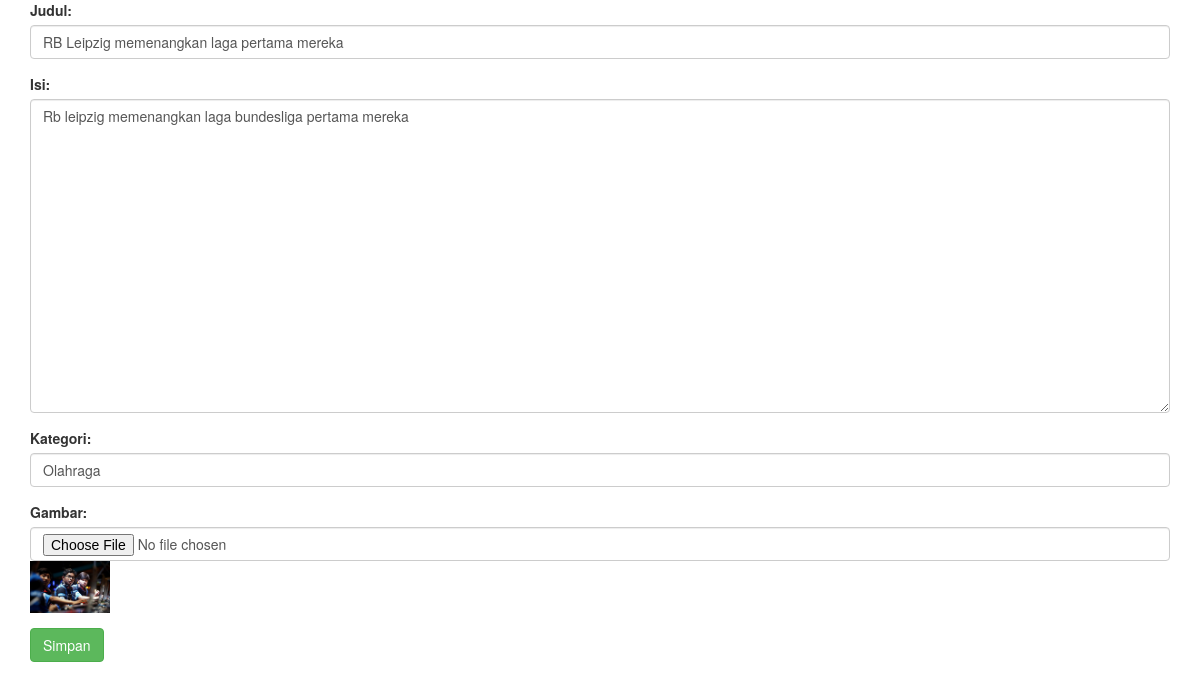
Screenshot of /index.php/Berita/edit/1 with the database file from the repository.
### tables this page shows
CREATE TABLE `berita` (
  `id_berita` int(11) NOT NULL,
  `judul_berita` varchar(50) NOT NULL,
  `isi_berita` varchar(300) NOT NULL,
  `gambar` varchar(250) NOT NULL,
  `tgl_berita` timestamp NOT NULL DEFAULT current_timestamp() ON UPDATE current_timestamp(),
  `kategori_berita` varchar(50) NOT NULL,
  `viewer_berita` int(11) NOT NULL,
  `berita_utama` int(11) NOT NULL
);

### application/controllers/Berita.php (called while the page is built, shortened)
<?php
class Berita extends Ci_Controller{
    function edit($id){
    	$data['berita'] = $this->Model_m->select_edit($id);
    	$this->load->view('form_edit_berita', $data);
    }
}

### index.php (called while the page is built, shortened)
<?php
require_once BASEPATH.'core/CodeIgniter.php';

### application/models/Model_m.php (called while the page is built, shortened)
<?php
class Model_m extends CI_Model
{
    function select_edit($id){
        return $this->db->query("Select * FROM berita WHERE id_berita='$id'")->result();
    }
}

### application/views/form_edit_berita.php (the view, shortened to what this page needs)
<!DOCTYPE html>
<html>
<head>
	<link rel="stylesheet" href="https://maxcdn.bootstrapcdn.com/bootstrap/3.3.7/css/bootstrap.min.css">
</head>
<body>
	<div class="container">
		<?php
			foreach ($berita as $row) {
		?>
			<form method="post" action="<?php echo site_url('Berita/editform'); ?>"
                      enctype="multipart/form-data">
                <div class="form-group">
                    <label for="comment">Judul:</label>
                    <input type="text" class="form-control" name="judul" required="" value="<?php echo $row->judul_berita; ?>">
                </div>
                <div class="form-group">
                    <label for="comment">Isi:</label>
                    <textarea class="form-control" rows="15" name="isi"  required=""><?php echo $row->isi_berita; ?></textarea>
                </div>
                <div class="form-group">
                    <label for="comment">Kategori:</label>
                    <input type="text" class="form-control" name="kategori" required="" value="<?php echo $row->kategori_berita; ?>">
                </div>
                <div clas="form_group">
                    <label for="usr">Gambar:</label>
                    <input type="file"  class="form-control" name="gambar">
                </div>
                <div class="form-group">
                    <img src="<?php echo base_url(); ?>assets/upload_berita/<?php echo $row->gambar; ?>" style="width: 80px">
                </div>
                <button class="btn btn-success" type="submit">Simpan</button>
			</form>
		<?php
			}
		?>
	</div>
</body>
</html>

### rows the page displays
berita: judul "RB Leipzig memenangkan laga pertama mereka", isi "Rb leipzig memenangkan laga bundesliga pertama mereka", kategori "Olahraga", gambar (picture)
